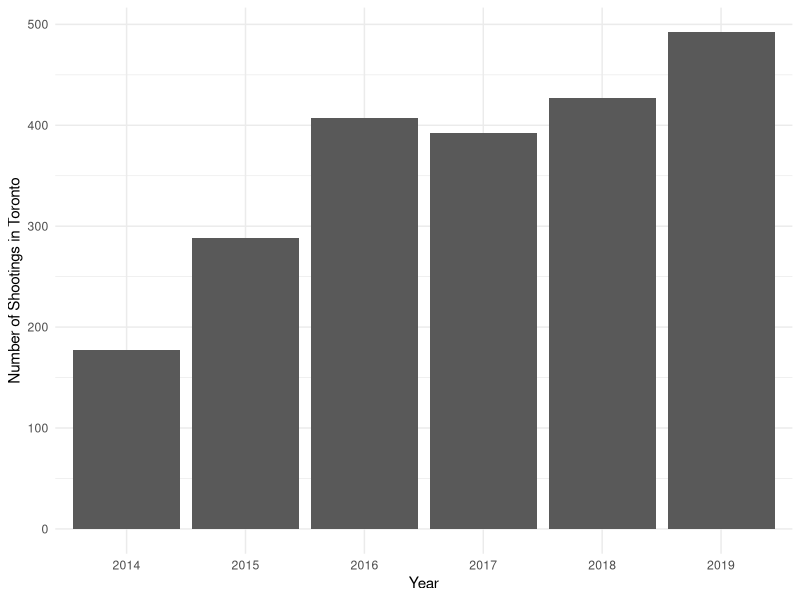

Here is the R script that generated this plot:
## ---- chunk 1
#| echo: false
#| include: false
#| warning: false
#| message: false

library(tidyverse)

## ---- chunk 2
#| echo: false
#| eval: true
#| warning: false
#| message: false
#call the necessary packages
library(tidyverse)
library(readr)
setwd("/Users/rahulgopeesingh/Toronto Shooting 2")
#read the data to graph and create the table that we want to plot
summary_table <- read_csv("outputs/models/data_to_graph_table.csv")


## ---- chunk 3
#| echo: false
#| eval: true
#| label: fig-uniquename
#| fig-cap: "Graph showing the number of shootings in toronto throughout the years 2014-2019"
#| warning: false
summary_table |>
  ggplot(aes(x = factor(OccurredYear), y = Shootings)) +
  geom_col()+
  theme_minimal()+
  labs(x = "Year", y = "Number of Shootings in Toronto")
